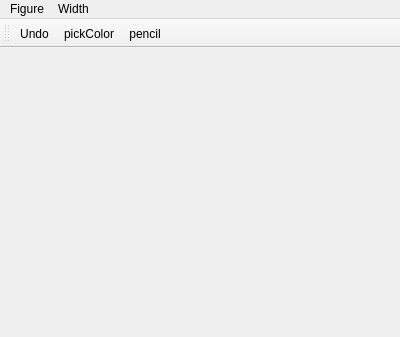
<?xml version="1.0" encoding="UTF-8"?>
<ui version="4.0">
 <class>MainWindow</class>
 <widget class="QMainWindow" name="MainWindow">
  <property name="geometry">
   <rect>
    <x>0</x>
    <y>0</y>
    <width>400</width>
    <height>337</height>
   </rect>
  </property>
  <property name="mouseTracking">
   <bool>true</bool>
  </property>
  <property name="windowTitle">
   <string>MyPaint</string>
  </property>
  <property name="windowIcon">
   <iconset resource="res.qrc">
    <normaloff>:/res/icon</normaloff>:/res/icon</iconset>
  </property>
  <widget class="QWidget" name="centralWidget">
   <layout class="QVBoxLayout" name="verticalLayout_2">
    <item>
     <layout class="QVBoxLayout" name="verticalLayout">
      <property name="sizeConstraint">
       <enum>QLayout::SetNoConstraint</enum>
      </property>
     </layout>
    </item>
   </layout>
  </widget>
  <widget class="QToolBar" name="mainToolBar">
   <property name="mouseTracking">
    <bool>true</bool>
   </property>
   <attribute name="toolBarArea">
    <enum>TopToolBarArea</enum>
   </attribute>
   <attribute name="toolBarBreak">
    <bool>false</bool>
   </attribute>
   <addaction name="actionUndo"/>
   <addaction name="actionPickColor"/>
   <addaction name="pencil"/>
  </widget>
  <widget class="QMenuBar" name="menuBar">
   <property name="geometry">
    <rect>
     <x>0</x>
     <y>0</y>
     <width>400</width>
     <height>21</height>
    </rect>
   </property>
   <widget class="QMenu" name="menuFigure">
    <property name="title">
     <string>Figure</string>
    </property>
    <addaction name="actionLine"/>
    <addaction name="actionRectangle"/>
    <addaction name="actionEllipse"/>
   </widget>
   <widget class="QMenu" name="menuWidth">
    <property name="tearOffEnabled">
     <bool>false</bool>
    </property>
    <property name="title">
     <string>Width</string>
    </property>
    <property name="separatorsCollapsible">
     <bool>false</bool>
    </property>
    <addaction name="action1"/>
    <addaction name="action2"/>
    <addaction name="action3"/>
    <addaction name="separator"/>
    <addaction name="actionOther"/>
   </widget>
   <addaction name="menuFigure"/>
   <addaction name="menuWidth"/>
  </widget>
  <action name="actionUndo">
   <property name="icon">
    <iconset resource="res.qrc">
     <normaloff>:/res/undo.ico</normaloff>:/res/undo.ico</iconset>
   </property>
   <property name="text">
    <string>Undo</string>
   </property>
   <property name="shortcut">
    <string>Ctrl+Z</string>
   </property>
  </action>
  <action name="action1">
   <property name="checkable">
    <bool>true</bool>
   </property>
   <property name="checked">
    <bool>true</bool>
   </property>
   <property name="text">
    <string>1</string>
   </property>
  </action>
  <action name="action2">
   <property name="checkable">
    <bool>true</bool>
   </property>
   <property name="text">
    <string>2</string>
   </property>
  </action>
  <action name="action3">
   <property name="checkable">
    <bool>true</bool>
   </property>
   <property name="text">
    <string>3</string>
   </property>
  </action>
  <action name="actionOther">
   <property name="checkable">
    <bool>true</bool>
   </property>
   <property name="text">
    <string>Other</string>
   </property>
  </action>
  <action name="actionPickColor">
   <property name="icon">
    <iconset resource="res.qrc">
     <normaloff>:/res/pickColor</normaloff>:/res/pickColor</iconset>
   </property>
   <property name="text">
    <string>pickColor</string>
   </property>
  </action>
  <action name="actionLine">
   <property name="checkable">
    <bool>true</bool>
   </property>
   <property name="checked">
    <bool>true</bool>
   </property>
   <property name="text">
    <string>Line</string>
   </property>
  </action>
  <action name="actionRectangle">
   <property name="checkable">
    <bool>true</bool>
   </property>
   <property name="text">
    <string>Rectangle</string>
   </property>
  </action>
  <action name="actionEllipse">
   <property name="checkable">
    <bool>true</bool>
   </property>
   <property name="text">
    <string>Ellipse</string>
   </property>
  </action>
  <action name="pencil">
   <property name="checkable">
    <bool>true</bool>
   </property>
   <property name="checked">
    <bool>false</bool>
   </property>
   <property name="icon">
    <iconset resource="res.qrc">
     <normaloff>:/res/pencil</normaloff>:/res/pencil</iconset>
   </property>
   <property name="text">
    <string>pencil</string>
   </property>
  </action>
 </widget>
 <layoutdefault spacing="6" margin="11"/>
 <resources>
  <include location="res.qrc"/>
 </resources>
 <connections/>
</ui>
